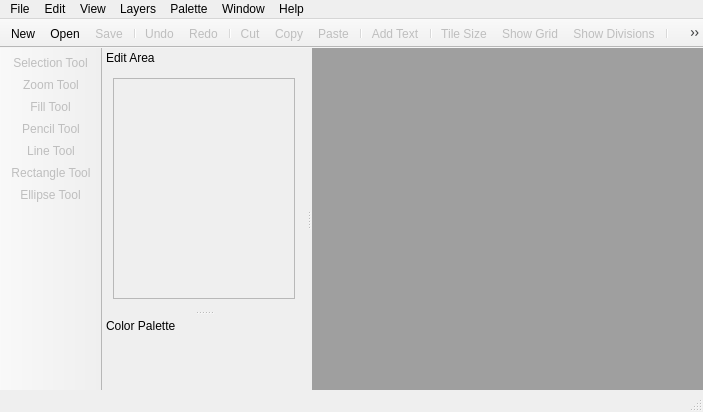
<?xml version="1.0" encoding="UTF-8"?>
<ui version="4.0">
 <class>MainWindow</class>
 <widget class="QMainWindow" name="MainWindow">
  <property name="geometry">
   <rect>
    <x>0</x>
    <y>0</y>
    <width>703</width>
    <height>412</height>
   </rect>
  </property>
  <property name="windowTitle">
   <string>Pixel::Booster</string>
  </property>
  <property name="windowIcon">
   <iconset resource="../resources/icons/icons.qrc">
    <normaloff>:/app_icon/app_icon.svg</normaloff>:/app_icon/app_icon.svg</iconset>
  </property>
  <widget class="QWidget" name="centralWidget">
   <layout class="QVBoxLayout" name="verticalLayout">
    <property name="spacing">
     <number>0</number>
    </property>
    <property name="leftMargin">
     <number>0</number>
    </property>
    <property name="topMargin">
     <number>0</number>
    </property>
    <property name="rightMargin">
     <number>0</number>
    </property>
    <property name="bottomMargin">
     <number>0</number>
    </property>
    <item>
     <widget class="QMdiArea" name="image_mdi_area_"/>
    </item>
   </layout>
  </widget>
  <widget class="QMenuBar" name="menuBar">
   <property name="geometry">
    <rect>
     <x>0</x>
     <y>0</y>
     <width>703</width>
     <height>21</height>
    </rect>
   </property>
   <widget class="QMenu" name="menuFile">
    <property name="title">
     <string>File</string>
    </property>
    <addaction name="actionNew"/>
    <addaction name="actionOpen"/>
    <addaction name="actionOpen_Recent"/>
    <addaction name="actionSave"/>
    <addaction name="actionSave_As"/>
    <addaction name="actionSave_All"/>
    <addaction name="actionClose"/>
    <addaction name="separator"/>
    <addaction name="actionExit"/>
   </widget>
   <widget class="QMenu" name="menuEdit">
    <property name="title">
     <string>Edit</string>
    </property>
    <addaction name="actionUndo"/>
    <addaction name="actionRedo"/>
    <addaction name="separator"/>
    <addaction name="actionCut"/>
    <addaction name="actionCopy"/>
    <addaction name="actionPaste"/>
    <addaction name="actionDelete"/>
    <addaction name="actionSelect_All"/>
    <addaction name="separator"/>
    <addaction name="actionAdd_Text"/>
    <addaction name="actionCreate_Shadow"/>
   </widget>
   <widget class="QMenu" name="menuView">
    <property name="title">
     <string>View</string>
    </property>
    <addaction name="actionTile_Size"/>
    <addaction name="actionShow_Grid"/>
    <addaction name="actionShow_Divisions"/>
   </widget>
   <widget class="QMenu" name="menuLayers">
    <property name="title">
     <string>Layers</string>
    </property>
    <addaction name="actionImage_Size"/>
    <addaction name="actionClear"/>
    <addaction name="actionClear_All"/>
   </widget>
   <widget class="QMenu" name="menuPalette">
    <property name="title">
     <string>Palette</string>
    </property>
    <addaction name="actionTransparency"/>
    <addaction name="separator"/>
    <addaction name="actionLoad_Palette"/>
    <addaction name="actionSave_Palette"/>
    <addaction name="actionEdit_Palette"/>
    <addaction name="separator"/>
    <addaction name="actionClear_Mask"/>
    <addaction name="actionInvert_Mask"/>
    <addaction name="actionAuto_Mask"/>
   </widget>
   <widget class="QMenu" name="menuWindow">
    <property name="title">
     <string>Window</string>
    </property>
    <widget class="QMenu" name="menuSet_Language">
     <property name="title">
      <string>Set Language</string>
     </property>
     <addaction name="actionEN_US"/>
     <addaction name="actionPT_BR"/>
    </widget>
    <addaction name="menuSet_Language"/>
    <addaction name="separator"/>
    <addaction name="actionCascade"/>
    <addaction name="actionSide_by_Side"/>
    <addaction name="actionVertical"/>
    <addaction name="separator"/>
    <addaction name="actionNormal_Size"/>
   </widget>
   <widget class="QMenu" name="menuHelp">
    <property name="title">
     <string>Help</string>
    </property>
    <addaction name="actionManual"/>
    <addaction name="separator"/>
    <addaction name="actionAbout"/>
   </widget>
   <addaction name="menuFile"/>
   <addaction name="menuEdit"/>
   <addaction name="menuView"/>
   <addaction name="menuLayers"/>
   <addaction name="menuPalette"/>
   <addaction name="menuWindow"/>
   <addaction name="menuHelp"/>
  </widget>
  <widget class="QToolBar" name="action_toolBar">
   <property name="windowTitle">
    <string>Action Bar</string>
   </property>
   <property name="movable">
    <bool>false</bool>
   </property>
   <attribute name="toolBarArea">
    <enum>TopToolBarArea</enum>
   </attribute>
   <attribute name="toolBarBreak">
    <bool>false</bool>
   </attribute>
   <addaction name="actionNew"/>
   <addaction name="actionOpen"/>
   <addaction name="actionSave"/>
   <addaction name="separator"/>
   <addaction name="actionUndo"/>
   <addaction name="actionRedo"/>
   <addaction name="separator"/>
   <addaction name="actionCut"/>
   <addaction name="actionCopy"/>
   <addaction name="actionPaste"/>
   <addaction name="separator"/>
   <addaction name="actionAdd_Text"/>
   <addaction name="separator"/>
   <addaction name="actionTile_Size"/>
   <addaction name="actionShow_Grid"/>
   <addaction name="actionShow_Divisions"/>
   <addaction name="separator"/>
   <addaction name="actionImage_Size"/>
  </widget>
  <widget class="QStatusBar" name="statusBar"/>
  <widget class="QToolBar" name="drawing_toolBar">
   <property name="windowTitle">
    <string>Tool Bar</string>
   </property>
   <property name="movable">
    <bool>false</bool>
   </property>
   <attribute name="toolBarArea">
    <enum>LeftToolBarArea</enum>
   </attribute>
   <attribute name="toolBarBreak">
    <bool>false</bool>
   </attribute>
   <addaction name="actionSelection_Tool"/>
   <addaction name="actionZoom_Tool"/>
   <addaction name="actionFill_Tool"/>
   <addaction name="actionPencil_Tool"/>
   <addaction name="actionLine_Tool"/>
   <addaction name="actionRectangle_Tool"/>
   <addaction name="actionEllipse_Tool"/>
  </widget>
  <widget class="QDockWidget" name="dockWidget">
   <property name="features">
    <set>QDockWidget::NoDockWidgetFeatures</set>
   </property>
   <property name="windowTitle">
    <string>Edit Area</string>
   </property>
   <attribute name="dockWidgetArea">
    <number>1</number>
   </attribute>
   <widget class="QWidget" name="dockWidgetContents">
    <layout class="QVBoxLayout" name="verticalLayout_2">
     <item>
      <widget class="QScrollArea" name="scrollArea">
       <property name="styleSheet">
        <string notr="true">background-image: url(:/images/lines_background_color.png);</string>
       </property>
       <property name="widgetResizable">
        <bool>true</bool>
       </property>
       <property name="alignment">
        <set>Qt::AlignCenter</set>
       </property>
       <widget class="QWidget" name="scrollAreaWidgetContents">
        <property name="geometry">
         <rect>
          <x>0</x>
          <y>0</y>
          <width>164</width>
          <height>167</height>
         </rect>
        </property>
        <layout class="QGridLayout" name="gridLayout">
         <property name="leftMargin">
          <number>0</number>
         </property>
         <property name="topMargin">
          <number>0</number>
         </property>
         <property name="rightMargin">
          <number>0</number>
         </property>
         <property name="bottomMargin">
          <number>0</number>
         </property>
         <property name="spacing">
          <number>0</number>
         </property>
         <item row="1" column="0">
          <spacer name="horizontalSpacer">
           <property name="orientation">
            <enum>Qt::Horizontal</enum>
           </property>
           <property name="sizeHint" stdset="0">
            <size>
             <width>40</width>
             <height>20</height>
            </size>
           </property>
          </spacer>
         </item>
         <item row="1" column="2">
          <spacer name="horizontalSpacer_2">
           <property name="orientation">
            <enum>Qt::Horizontal</enum>
           </property>
           <property name="sizeHint" stdset="0">
            <size>
             <width>40</width>
             <height>20</height>
            </size>
           </property>
          </spacer>
         </item>
         <item row="0" column="1">
          <spacer name="verticalSpacer">
           <property name="orientation">
            <enum>Qt::Vertical</enum>
           </property>
           <property name="sizeHint" stdset="0">
            <size>
             <width>20</width>
             <height>40</height>
            </size>
           </property>
          </spacer>
         </item>
         <item row="1" column="1">
          <widget class="QFrame" name="frame">
           <property name="styleSheet">
            <string notr="true">background-image: url(:/images/transparent_background.png);</string>
           </property>
           <property name="frameShape">
            <enum>QFrame::NoFrame</enum>
           </property>
           <property name="frameShadow">
            <enum>QFrame::Raised</enum>
           </property>
           <layout class="QVBoxLayout" name="verticalLayout_5">
            <property name="spacing">
             <number>0</number>
            </property>
            <property name="leftMargin">
             <number>0</number>
            </property>
            <property name="topMargin">
             <number>0</number>
            </property>
            <property name="rightMargin">
             <number>0</number>
            </property>
            <property name="bottomMargin">
             <number>0</number>
            </property>
            <item>
             <widget class="QWidget" name="widget_2" native="true">
              <property name="sizePolicy">
               <sizepolicy hsizetype="Preferred" vsizetype="Preferred">
                <horstretch>0</horstretch>
                <verstretch>0</verstretch>
               </sizepolicy>
              </property>
              <property name="minimumSize">
               <size>
                <width>100</width>
                <height>100</height>
               </size>
              </property>
              <property name="maximumSize">
               <size>
                <width>100</width>
                <height>100</height>
               </size>
              </property>
             </widget>
            </item>
           </layout>
          </widget>
         </item>
         <item row="2" column="1">
          <spacer name="verticalSpacer_2">
           <property name="orientation">
            <enum>Qt::Vertical</enum>
           </property>
           <property name="sizeHint" stdset="0">
            <size>
             <width>20</width>
             <height>40</height>
            </size>
           </property>
          </spacer>
         </item>
        </layout>
       </widget>
      </widget>
     </item>
    </layout>
   </widget>
  </widget>
  <widget class="QDockWidget" name="dockWidget_2">
   <property name="features">
    <set>QDockWidget::NoDockWidgetFeatures</set>
   </property>
   <property name="windowTitle">
    <string>Color Palette</string>
   </property>
   <attribute name="dockWidgetArea">
    <number>1</number>
   </attribute>
   <widget class="QWidget" name="dockWidgetContents_2">
    <layout class="QVBoxLayout" name="verticalLayout_3">
     <item>
      <widget class="QStackedWidget" name="stackedWidget">
       <widget class="QWidget" name="page">
        <layout class="QVBoxLayout" name="verticalLayout_4">
         <item>
          <widget class="QWidget" name="widget" native="true"/>
         </item>
        </layout>
       </widget>
       <widget class="QWidget" name="page_2"/>
      </widget>
     </item>
    </layout>
   </widget>
  </widget>
  <action name="actionNew">
   <property name="enabled">
    <bool>true</bool>
   </property>
   <property name="icon">
    <iconset resource="../resources/icons/icons.qrc">
     <normaloff>:/icons/new_file.png</normaloff>:/icons/new_file.png</iconset>
   </property>
   <property name="text">
    <string>New</string>
   </property>
   <property name="shortcut">
    <string>Ctrl+N</string>
   </property>
  </action>
  <action name="actionOpen">
   <property name="enabled">
    <bool>true</bool>
   </property>
   <property name="icon">
    <iconset resource="../resources/icons/icons.qrc">
     <normaloff>:/icons/open_file.png</normaloff>:/icons/open_file.png</iconset>
   </property>
   <property name="text">
    <string>Open</string>
   </property>
   <property name="shortcut">
    <string>Ctrl+O</string>
   </property>
  </action>
  <action name="actionOpen_Recent">
   <property name="enabled">
    <bool>false</bool>
   </property>
   <property name="text">
    <string>Open Recent</string>
   </property>
  </action>
  <action name="actionSave">
   <property name="enabled">
    <bool>false</bool>
   </property>
   <property name="icon">
    <iconset resource="../resources/icons/icons.qrc">
     <normaloff>:/icons/save_file.png</normaloff>:/icons/save_file.png</iconset>
   </property>
   <property name="text">
    <string>Save</string>
   </property>
  </action>
  <action name="actionSave_As">
   <property name="enabled">
    <bool>false</bool>
   </property>
   <property name="text">
    <string>Save As</string>
   </property>
  </action>
  <action name="actionSave_All">
   <property name="enabled">
    <bool>false</bool>
   </property>
   <property name="text">
    <string>Save All</string>
   </property>
  </action>
  <action name="actionClose">
   <property name="enabled">
    <bool>false</bool>
   </property>
   <property name="text">
    <string>Close</string>
   </property>
  </action>
  <action name="actionExit">
   <property name="enabled">
    <bool>false</bool>
   </property>
   <property name="text">
    <string>Exit</string>
   </property>
  </action>
  <action name="actionUndo">
   <property name="enabled">
    <bool>false</bool>
   </property>
   <property name="icon">
    <iconset resource="../resources/icons/icons.qrc">
     <normaloff>:/icons/undo.png</normaloff>:/icons/undo.png</iconset>
   </property>
   <property name="text">
    <string>Undo</string>
   </property>
   <property name="shortcut">
    <string>Ctrl+Z</string>
   </property>
  </action>
  <action name="actionRedo">
   <property name="enabled">
    <bool>false</bool>
   </property>
   <property name="icon">
    <iconset resource="../resources/icons/icons.qrc">
     <normaloff>:/icons/redo.png</normaloff>:/icons/redo.png</iconset>
   </property>
   <property name="text">
    <string>Redo</string>
   </property>
   <property name="shortcut">
    <string>Ctrl+Y</string>
   </property>
  </action>
  <action name="actionCut">
   <property name="enabled">
    <bool>false</bool>
   </property>
   <property name="icon">
    <iconset resource="../resources/icons/icons.qrc">
     <normaloff>:/icons/cut.png</normaloff>:/icons/cut.png</iconset>
   </property>
   <property name="text">
    <string>Cut</string>
   </property>
   <property name="shortcut">
    <string>Ctrl+X</string>
   </property>
  </action>
  <action name="actionCopy">
   <property name="enabled">
    <bool>false</bool>
   </property>
   <property name="icon">
    <iconset resource="../resources/icons/icons.qrc">
     <normaloff>:/icons/copy.png</normaloff>:/icons/copy.png</iconset>
   </property>
   <property name="text">
    <string>Copy</string>
   </property>
   <property name="shortcut">
    <string>Ctrl+C</string>
   </property>
  </action>
  <action name="actionPaste">
   <property name="enabled">
    <bool>false</bool>
   </property>
   <property name="icon">
    <iconset resource="../resources/icons/icons.qrc">
     <normaloff>:/icons/paste.png</normaloff>:/icons/paste.png</iconset>
   </property>
   <property name="text">
    <string>Paste</string>
   </property>
   <property name="shortcut">
    <string>Ctrl+V</string>
   </property>
  </action>
  <action name="actionDelete">
   <property name="enabled">
    <bool>false</bool>
   </property>
   <property name="text">
    <string>Delete</string>
   </property>
  </action>
  <action name="actionSelect_All">
   <property name="enabled">
    <bool>false</bool>
   </property>
   <property name="text">
    <string>Select All</string>
   </property>
  </action>
  <action name="actionAdd_Text">
   <property name="enabled">
    <bool>false</bool>
   </property>
   <property name="icon">
    <iconset resource="../resources/icons/icons.qrc">
     <normaloff>:/icons/text_edit.png</normaloff>:/icons/text_edit.png</iconset>
   </property>
   <property name="text">
    <string>Add Text</string>
   </property>
  </action>
  <action name="actionCreate_Shadow">
   <property name="enabled">
    <bool>false</bool>
   </property>
   <property name="text">
    <string>Create Shadow</string>
   </property>
  </action>
  <action name="actionTile_Size">
   <property name="enabled">
    <bool>false</bool>
   </property>
   <property name="icon">
    <iconset resource="../resources/icons/icons.qrc">
     <normaloff>:/icons/tile_size.png</normaloff>:/icons/tile_size.png</iconset>
   </property>
   <property name="text">
    <string>Tile Size</string>
   </property>
  </action>
  <action name="actionShow_Grid">
   <property name="enabled">
    <bool>false</bool>
   </property>
   <property name="icon">
    <iconset resource="../resources/icons/icons.qrc">
     <normaloff>:/icons/show_grid.png</normaloff>:/icons/show_grid.png</iconset>
   </property>
   <property name="text">
    <string>Show Grid</string>
   </property>
  </action>
  <action name="actionShow_Divisions">
   <property name="enabled">
    <bool>false</bool>
   </property>
   <property name="icon">
    <iconset resource="../resources/icons/icons.qrc">
     <normaloff>:/icons/show_divisions.png</normaloff>:/icons/show_divisions.png</iconset>
   </property>
   <property name="text">
    <string>Show Divisions</string>
   </property>
  </action>
  <action name="actionImage_Size">
   <property name="enabled">
    <bool>false</bool>
   </property>
   <property name="icon">
    <iconset resource="../resources/icons/icons.qrc">
     <normaloff>:/icons/resize.png</normaloff>:/icons/resize.png</iconset>
   </property>
   <property name="text">
    <string>Image Size</string>
   </property>
  </action>
  <action name="actionClear">
   <property name="enabled">
    <bool>false</bool>
   </property>
   <property name="text">
    <string>Clear</string>
   </property>
  </action>
  <action name="actionClear_All">
   <property name="enabled">
    <bool>false</bool>
   </property>
   <property name="text">
    <string>Clear All</string>
   </property>
  </action>
  <action name="actionTransparency">
   <property name="enabled">
    <bool>false</bool>
   </property>
   <property name="text">
    <string>Transparency</string>
   </property>
  </action>
  <action name="actionLoad_Palette">
   <property name="enabled">
    <bool>false</bool>
   </property>
   <property name="text">
    <string>Load Palette</string>
   </property>
  </action>
  <action name="actionSave_Palette">
   <property name="enabled">
    <bool>false</bool>
   </property>
   <property name="text">
    <string>Save Palette</string>
   </property>
  </action>
  <action name="actionEdit_Palette">
   <property name="enabled">
    <bool>false</bool>
   </property>
   <property name="text">
    <string>Edit Palette</string>
   </property>
  </action>
  <action name="actionClear_Mask">
   <property name="enabled">
    <bool>false</bool>
   </property>
   <property name="text">
    <string>Clear Mask</string>
   </property>
  </action>
  <action name="actionInvert_Mask">
   <property name="enabled">
    <bool>false</bool>
   </property>
   <property name="text">
    <string>Invert Mask</string>
   </property>
  </action>
  <action name="actionAuto_Mask">
   <property name="enabled">
    <bool>false</bool>
   </property>
   <property name="text">
    <string>Auto Mask</string>
   </property>
  </action>
  <action name="actionPT_BR">
   <property name="icon">
    <iconset resource="../resources/icons/icons.qrc">
     <normaloff>:/language_icons/flag_pt_br.png</normaloff>:/language_icons/flag_pt_br.png</iconset>
   </property>
   <property name="text">
    <string>PT_BR</string>
   </property>
  </action>
  <action name="actionEN_US">
   <property name="icon">
    <iconset resource="../resources/icons/icons.qrc">
     <normaloff>:/language_icons/flag_en_us.png</normaloff>:/language_icons/flag_en_us.png</iconset>
   </property>
   <property name="text">
    <string>EN_US</string>
   </property>
  </action>
  <action name="actionAbout">
   <property name="text">
    <string>About</string>
   </property>
  </action>
  <action name="actionManual">
   <property name="enabled">
    <bool>false</bool>
   </property>
   <property name="text">
    <string>Instructions</string>
   </property>
   <property name="shortcut">
    <string>F1</string>
   </property>
  </action>
  <action name="actionSelection_Tool">
   <property name="enabled">
    <bool>false</bool>
   </property>
   <property name="icon">
    <iconset resource="../resources/icons/icons.qrc">
     <normaloff>:/icons/selection_tool.png</normaloff>:/icons/selection_tool.png</iconset>
   </property>
   <property name="text">
    <string>Selection Tool</string>
   </property>
  </action>
  <action name="actionZoom_Tool">
   <property name="enabled">
    <bool>false</bool>
   </property>
   <property name="icon">
    <iconset resource="../resources/icons/icons.qrc">
     <normaloff>:/icons/zoom_tool.png</normaloff>:/icons/zoom_tool.png</iconset>
   </property>
   <property name="text">
    <string>Zoom Tool</string>
   </property>
  </action>
  <action name="actionFill_Tool">
   <property name="enabled">
    <bool>false</bool>
   </property>
   <property name="icon">
    <iconset resource="../resources/icons/icons.qrc">
     <normaloff>:/icons/fill_tool.png</normaloff>:/icons/fill_tool.png</iconset>
   </property>
   <property name="text">
    <string>Fill Tool</string>
   </property>
  </action>
  <action name="actionPencil_Tool">
   <property name="enabled">
    <bool>false</bool>
   </property>
   <property name="icon">
    <iconset resource="../resources/icons/icons.qrc">
     <normaloff>:/icons/pencil_tool.png</normaloff>:/icons/pencil_tool.png</iconset>
   </property>
   <property name="text">
    <string>Pencil Tool</string>
   </property>
  </action>
  <action name="actionLine_Tool">
   <property name="enabled">
    <bool>false</bool>
   </property>
   <property name="icon">
    <iconset resource="../resources/icons/icons.qrc">
     <normaloff>:/icons/line_tool.png</normaloff>:/icons/line_tool.png</iconset>
   </property>
   <property name="text">
    <string>Line Tool</string>
   </property>
  </action>
  <action name="actionRectangle_Tool">
   <property name="enabled">
    <bool>false</bool>
   </property>
   <property name="icon">
    <iconset resource="../resources/icons/icons.qrc">
     <normaloff>:/icons/rectangle_tool.png</normaloff>:/icons/rectangle_tool.png</iconset>
   </property>
   <property name="text">
    <string>Rectangle Tool</string>
   </property>
  </action>
  <action name="actionEllipse_Tool">
   <property name="enabled">
    <bool>false</bool>
   </property>
   <property name="icon">
    <iconset resource="../resources/icons/icons.qrc">
     <normaloff>:/icons/ellipse_tool.png</normaloff>:/icons/ellipse_tool.png</iconset>
   </property>
   <property name="text">
    <string>Ellipse Tool</string>
   </property>
  </action>
  <action name="actionCascade">
   <property name="enabled">
    <bool>false</bool>
   </property>
   <property name="text">
    <string>Cascade</string>
   </property>
  </action>
  <action name="actionSide_by_Side">
   <property name="enabled">
    <bool>false</bool>
   </property>
   <property name="text">
    <string>Side by Side</string>
   </property>
  </action>
  <action name="actionVertical">
   <property name="enabled">
    <bool>false</bool>
   </property>
   <property name="text">
    <string>Vertical</string>
   </property>
  </action>
  <action name="actionNormal_Size">
   <property name="enabled">
    <bool>false</bool>
   </property>
   <property name="text">
    <string>Normal Size</string>
   </property>
  </action>
 </widget>
 <layoutdefault spacing="6" margin="11"/>
 <resources>
  <include location="../resources/icons/icons.qrc"/>
 </resources>
 <connections/>
</ui>
